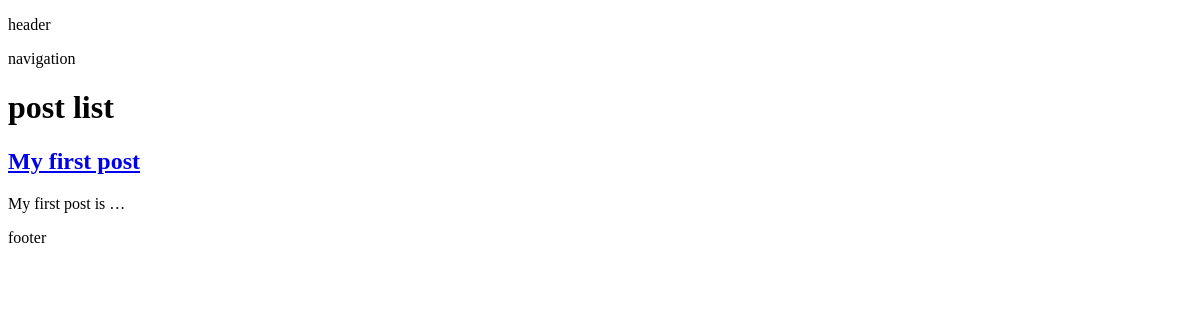
The page /blog/posts/ on the database as committed earlier.
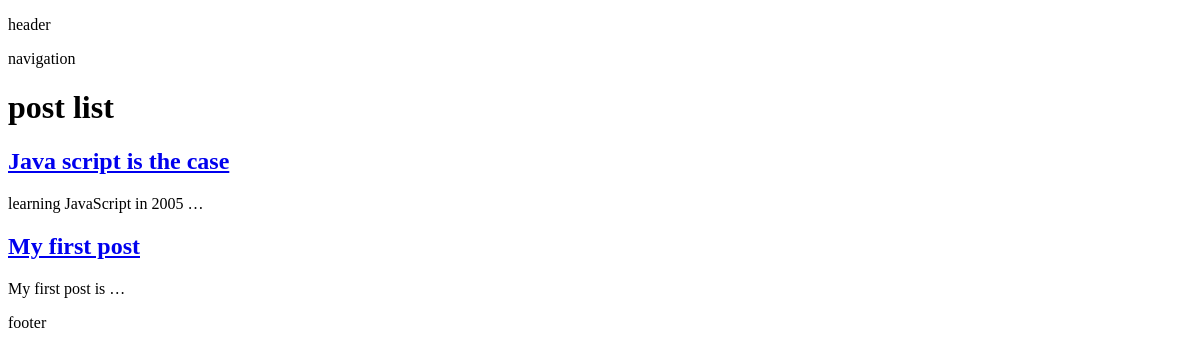
The same page on the database as committed later.
### blog/models.py (models this page shows, shortened)
class Post(models.Model):
    class Status(models.TextChoices):
        DRAFT = 'DR', 'Draft'
        PUBLISHED = 'PB','Published'
        REJECTED = 'RJ','Rejected'
    author = models.ForeignKey(User, on_delete=models.CASCADE, related_name='user_posts')
    title = models.CharField(max_length=250)
    description = models.TextField()
    slug = models.SlugField(max_length=250)
    published = models.DateTimeField(default=timezone.now)
    created = models.DateTimeField(auto_now_add=True)
    updated = models.DateTimeField(auto_now=True)
    status = models.CharField(max_length=2, choices=Status.choices, default=Status.DRAFT)
    objects = models.Manager() #default manager
    published_posts = PublishedManager() #custom manager
    class Meta:
        ordering = ['-published']
        indexes = [
            models.Index(fields=['published'])
        ]

### blog/views.py (the view)
# urls.py: path('posts/', views.posts, name='posts'),
def posts(request):
    post_list = Post.published_posts.all()
    context = {
        'posts': post_list
    }
    return render(request, 'blog/list.html', context)

### blog/models.py (called while the page is built)
    def get_queryset(self):
       return super().get_queryset().filter(status=Post.Status.PUBLISHED)

### blog/templates/blog/list.html (shortened to what this page needs)
{% extends 'parent/base.html' %}
{% block content %}
    <h1>post list</h1>
    {% for post in posts %}
        <h2>
            <a href="{% url 'blog:post_detail' post.id %}" >{{ post.title }}</a>
        </h2>
        <p>{{ post.description|truncatewords:4}}</p>
    {% endfor %}
{% endblock %}

### blog/templates/parent/base.html (shortened to what this page needs)
{% load static %}
<!DOCTYPE html>
<html lang="en">
<head>
    <link rel="stylesheet" type="text/css" href=" {% static 'css/base.css' %}">
</head>
<body>
{% include 'partials/header.html' %}
{% include 'partials/navigation.html' %}
{% block content %}{% endblock %}
{% include 'partials/footer.html' %}
</body>
</html>

### blog/templates/partials/header.html
<p>header</p>

### blog/templates/partials/navigation.html
<p> navigation </p>

### blog/templates/partials/footer.html
<p>footer</p>

Rows that differ between the two databases and show on the page:
now on this page (row edited): Post: title "Java script is the case", description "learning JavaScript in 2005 …"
